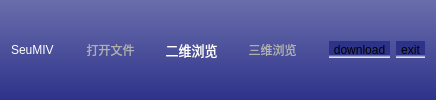
     <widget class="QWidget" name="menu" native="true">
      <property name="sizePolicy">
       <sizepolicy hsizetype="Preferred" vsizetype="Preferred">
        <horstretch>0</horstretch>
        <verstretch>1</verstretch>
       </sizepolicy>
      </property>
      <property name="styleSheet">
       <string notr="true">background-color: qlineargradient(spread:pad, x1:0.5, y1:1, x2:0.5, y2:-2.5, stop:0 rgba(46, 51, 138, 255), stop:1 rgba(255, 255, 255, 255));
</string>
      </property>
      <layout class="QHBoxLayout" name="horizontalLayout_2">
       <item>
        <widget class="QLabel" name="title">
         <property name="sizePolicy">
          <sizepolicy hsizetype="Preferred" vsizetype="Preferred">
           <horstretch>5</horstretch>
           <verstretch>0</verstretch>
          </sizepolicy>
         </property>
         <property name="styleSheet">
          <string notr="true">font: 75 16pt &quot;微软雅黑&quot;;
color: rgb(255, 255, 255);
background-color: rgba(255, 255, 255, 0);</string>
         </property>
         <property name="text">
          <string>SeuMIV</string>
         </property>
        </widget>
       </item>
       <item>
        <widget class="QLabel" name="placeholder">
         <property name="sizePolicy">
          <sizepolicy hsizetype="Preferred" vsizetype="Preferred">
           <horstretch>20</horstretch>
           <verstretch>0</verstretch>
          </sizepolicy>
         </property>
         <property name="styleSheet">
          <string notr="true">background-color: rgba(255, 255, 255, 0);</string>
         </property>
         <property name="text">
          <string/>
         </property>
        </widget>
       </item>
       <item>
        <widget class="QPushButton" name="openFile">
         <property name="sizePolicy">
          <sizepolicy hsizetype="Minimum" vsizetype="Fixed">
           <horstretch>2</horstretch>
           <verstretch>0</verstretch>
          </sizepolicy>
         </property>
         <property name="styleSheet">
          <string notr="true">QPushButton{
color: rgb(175,175,175);
font: 75 10pt &quot;微软雅黑&quot;;
}
QPushButton:pressed{
color: rgb(255,255,255);
border: none;
}
</string>
         </property>
         <property name="text">
          <string>打开文件</string>
         </property>
         <property name="flat">
          <bool>true</bool>
         </property>
        </widget>
       </item>
       <item>
        <widget class="QPushButton" name="button2D">
         <property name="sizePolicy">
          <sizepolicy hsizetype="Minimum" vsizetype="Fixed">
           <horstretch>2</horstretch>
           <verstretch>0</verstretch>
          </sizepolicy>
         </property>
         <property name="font">
          <font>
           <family>微软雅黑</family>
           <pointsize>10</pointsize>
           <weight>9</weight>
           <italic>false</italic>
           <bold>false</bold>
          </font>
         </property>
         <property name="styleSheet">
          <string notr="true">QPushButton{
color: rgb(255,255,255);
font: 75 10pt &quot;微软雅黑&quot;;
}
QPushButton:pressed{
border: none;
}</string>
         </property>
         <property name="text">
          <string>二维浏览</string>
         </property>
         <property name="flat">
          <bool>true</bool>
         </property>
        </widget>
       </item>
       <item>
        <widget class="QPushButton" name="button3D">
         <property name="sizePolicy">
          <sizepolicy hsizetype="Minimum" vsizetype="Fixed">
           <horstretch>2</horstretch>
           <verstretch>0</verstretch>
          </sizepolicy>
         </property>
         <property name="styleSheet">
          <string notr="true">QPushButton{
color: rgb(175,175,175);
font: 75 10pt &quot;微软雅黑&quot;;
}
QPushButton:pressed{
color: rgb(255,255,255);
border: none;
}</string>
         </property>
         <property name="text">
          <string>三维浏览</string>
         </property>
         <property name="flat">
          <bool>true</bool>
         </property>
        </widget>
       </item>
       <item>
        <widget class="QLabel" name="placeholder_2">
         <property name="sizePolicy">
          <sizepolicy hsizetype="Preferred" vsizetype="Preferred">
           <horstretch>2</horstretch>
           <verstretch>0</verstretch>
          </sizepolicy>
         </property>
         <property name="styleSheet">
          <string notr="true">background-color: rgba(255, 255, 255, 0);</string>
         </property>
         <property name="text">
          <string/>
         </property>
        </widget>
       </item>
       <item>
        <widget class="QToolButton" name="minimize">
         <property name="sizePolicy">
          <sizepolicy hsizetype="Fixed" vsizetype="Fixed">
           <horstretch>1</horstretch>
           <verstretch>0</verstretch>
          </sizepolicy>
         </property>
         <property name="styleSheet">
          <string notr="true">background-color: qlineargradient(spread:pad, x1:0.5, y1:0, x2:0.5, y2:1, stop:0.8 rgba(46, 51, 138, 255), stop:1 rgba(255, 255, 255, 255));
border: 0px;</string>
         </property>
         <property name="text">
          <string>download</string>
         </property>
         <property name="icon">
          <iconset resource="image.qrc">
           <normaloff>:/icon/resource/minimized.png</normaloff>:/icon/resource/minimized.png</iconset>
         </property>
         <property name="iconSize">
          <size>
           <width>30</width>
           <height>30</height>
          </size>
         </property>
         <property name="autoRaise">
          <bool>false</bool>
         </property>
        </widget>
       </item>
       <item>
        <widget class="QToolButton" name="exit">
         <property name="sizePolicy">
          <sizepolicy hsizetype="Fixed" vsizetype="Fixed">
           <horstretch>1</horstretch>
           <verstretch>0</verstretch>
          </sizepolicy>
         </property>
         <property name="styleSheet">
          <string notr="true">background-color: qlineargradient(spread:pad, x1:0.5, y1:0, x2:0.5, y2:1, stop:0.8 rgba(46, 51, 138, 255), stop:1 rgba(255, 255, 255, 255));
border:0px</string>
         </property>
         <property name="text">
          <string>exit</string>
         </property>
         <property name="icon">
          <iconset resource="image.qrc">
           <normaloff>:/icon/resource/exit.png</normaloff>:/icon/resource/exit.png</iconset>
         </property>
         <property name="iconSize">
          <size>
           <width>30</width>
           <height>30</height>
          </size>
         </property>
         <property name="popupMode">
          <enum>QToolButton::DelayedPopup</enum>
         </property>
         <property name="autoRaise">
          <bool>false</bool>
         </property>
         <property name="arrowType">
          <enum>Qt::NoArrow</enum>
         </property>
        </widget>
       </item>
      </layout>
     </widget>
